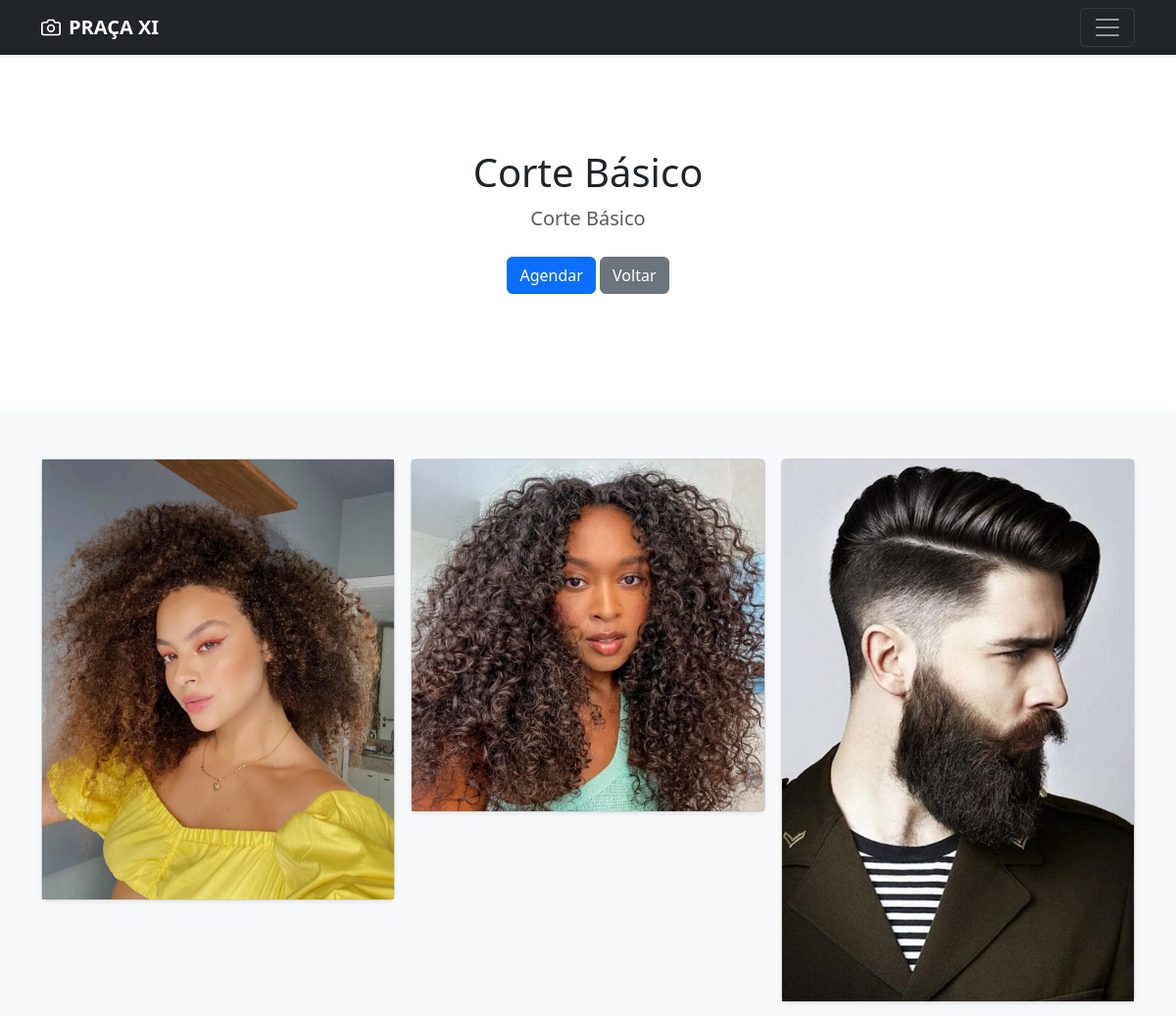
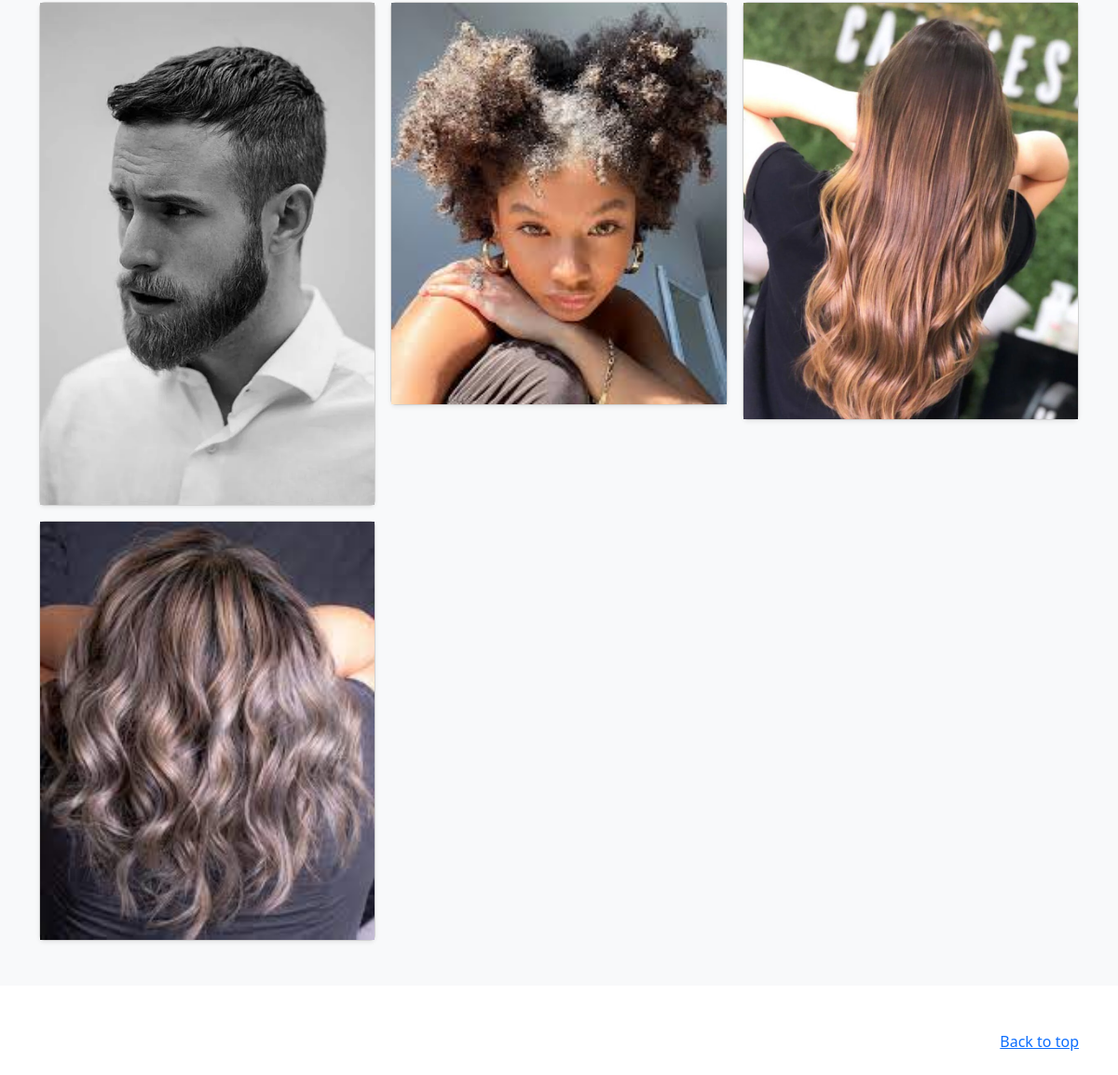
The page /servico/1 on the database its author committed (2 pictures, top to bottom).
### apps/agenda/models.py (models this page shows, shortened)
class Servico (models.Model):
    servico = models.TextField(max_length=50)
    descricao = models.TextField(max_length=500, blank=True, null=True)
    tipoServico = models.ForeignKey(TipoServico, on_delete=models.CASCADE)
    fotoPrincipal = models.ImageField(upload_to='fotos/%d/%m/%Y/', blank=True)
    valor = models.FloatField(blank=True, null=True)
    duracao = models.TimeField("Duração")

class FotosServico(models.Model):
    servico = models.ForeignKey(Servico, on_delete=models.CASCADE)
    foto = models.ImageField(upload_to='fotos/%d/%m/%Y/', blank=True)

### apps/agenda/views.py (the view)
# urls.py: path('servico/', views.servico, name="servico"),
def servico(request, id=None):
    if id==None:
        return redirect(index)
    servico = Servico.objects.get(id=id)
    fotosServico = FotosServico.objects.filter(servico=servico)
    context = {
        'servico' : servico,
        'fotosServico' : fotosServico
    }
    return render (request, 'agenda/servico.html', context=context)

### templates/agenda/servico.html (shortened to what this page needs)
{% load static %}
<!doctype html>
<html lang="pt-br" data-bs-theme="auto">
<head>
  <link href="{% static 'css/bootstrap.min.css' %}" rel="stylesheet">
</head>
<body>
  <header data-bs-theme="dark">
    <div class="navbar navbar-dark bg-dark shadow-sm">
      <div class="container">
        <a href="#" class="navbar-brand d-flex align-items-center">
          <strong>PRAÇA XI</strong>
        </a>
        <button class="navbar-toggler" type="button" data-bs-toggle="collapse" data-bs-target="#navbarHeader"
          aria-controls="navbarHeader" aria-expanded="false" aria-label="Toggle navigation">
          <span class="navbar-toggler-icon"></span>
        </button>
      </div>
    </div>
  </header>
  {% if servico %}
  <main>
      <section class="py-5 text-center container">
        <div class="row py-lg-5">
          <div class="col-lg-6 col-md-8 mx-auto">
            <h1 class="fw-light">{{ servico.servico }}</h1>
            <p class="lead text-body-secondary">{{ servico.descricao }}</p>
            <p>
              <a href="{% url 'index' %}#agendar" class="btn btn-primary my-2">Agendar</a>
              <a href="{% url 'index' %}" class="btn btn-secondary my-2">Voltar</a>
            </p>
          </div>
        </div>
      </section>
    {% if fotosServico %}
    <div class="album py-5 bg-body-tertiary">
      <div class="container">
        <div class="row row-cols-1 row-cols-sm-2 row-cols-md-3 g-3">
          {% for foto in fotosServico %}
            <div class="col">
              <div class="card shadow-sm">
                <img src="{{ foto.foto.url }}" alt="ERRO" />
              </div>
            </div>
          {% endfor %}
        </div>
      </div>
    </div>
    {% endif %}
  </main>
  {% else %}
  -- REDIRECIONAR
  {% endif %}
  <footer class="text-body-secondary py-5">
    <div class="container">
      <p class="float-end mb-1">
        <a href="#">Back to top</a>
      </p>
    </div>
  </footer>
</body>
</html>

### rows shown on the page
Servico: servico "Corte Básico", descricao "Corte Básico"
FotosServico: foto (picture)
FotosServico: foto (picture)
FotosServico: foto (picture)
FotosServico: foto (picture)
FotosServico: foto (picture)
FotosServico: foto (picture)
FotosServico: foto (picture)
